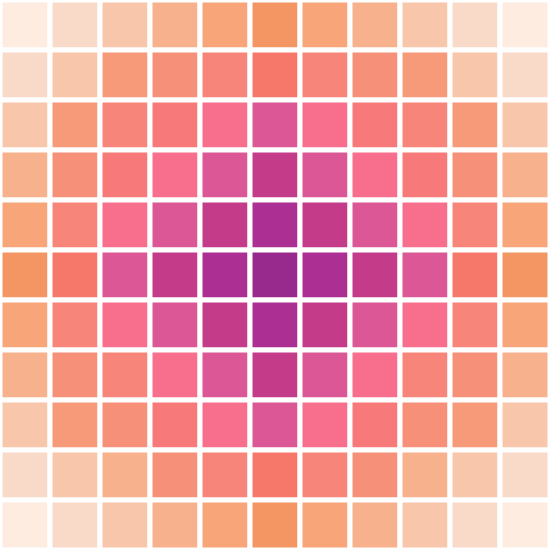
Frame 1 (no input)
Frame 60 (no input): identical to frame 1, image omitted
Frame 120 (the mouse pressed at the canvas centre since frame 60): identical to frame 1, image omitted

The p5.js sketch that drew this single still picture (run headless with seeded random() and noise() and a simulated clock; from frame 60 on, the mouse is pressed at the canvas centre):

// p5.js sketch
// ── sketch.js
function setup() {
  createCanvas(550, 550);
}

function draw() {
  background(220);
  noStroke(0);
  
  line;
  stroke(255);
  strokeWeight(5);
  
// fila 1
   fill(255, 236, 225 );
  rect(0,0,50,50);

   fill(249, 217, 199);
  rect(50,0,50,50);
  
   fill(248, 198, 170);
  rect(100,0,50,50);
  
   fill(247, 177, 140);
  rect(150,0,50,50);
  
   fill(247, 165, 121);
  rect(200,0,50,50);
  
   fill(243, 150, 100);
  rect(250,0,50,50);
  
   fill(247, 165, 121);
  rect(300,0,50,50);
  
   fill(247, 177, 140);
  rect(350,0,50,50);
  
   fill(248, 198, 170);
  rect(400,0,50,50);
  
   fill(249, 217, 199);
  rect(450,0,50,50);
  
  fill(255, 236, 225);
  rect(500,0,50,50);

  // fila 2
   fill(249, 217, 199);
  rect(0,50,50,50);

   fill(248, 198, 170);
  rect(50,50,50,50);
  
   fill(247, 154, 121);
  rect(100,50,50,50);
  
   fill(247, 144, 121);
  rect(150,50,50,50);
  
   fill(247, 133, 121);
  rect(200,50,50,50);
  
   fill(246, 120, 107);
  rect(250,50,50,50);
  
   fill(247, 133, 121);
  rect(300,50,50,50);
  
   fill (247, 144, 121);
  rect(350,50,50,50);
  
   fill(247, 154, 121);
  rect(400,50,50,50);
  
   fill(248, 198, 170);
  rect(450,50,50,50);
  
  fill (249, 217, 199)
  rect(500,50,50,50);
  
  // fila 3
   fill(248, 198, 170);
  rect(0,100,50,50);

   fill(247, 154, 121);
  rect(50,100,50,50);
  
   fill(247, 133, 121);
  rect(100,100,50,50);
  
   fill(247, 121, 121);
  rect(150,100,50,50);
  
   fill(248, 111, 142);
  rect(200,100,50,50);
  
   fill(219, 87, 149);
  rect(250,100,50,50);
  
   fill(248, 111, 142);
  rect(300,100,50,50);
  
   fill(247, 121, 121);
  rect(350,100,50,50);
  
   fill(247, 133, 121);
  rect(400,100,50,50);
  
   fill(247, 154, 121);
  rect(450,100,50,50);
  
  fill (248, 198, 170)
  rect(500,100,50,50);
  
  // Fila 4
fill(247, 177, 140);
rect(0, 150, 50, 50);

fill(247, 144, 121);
rect(50, 150, 50, 50);

fill(247, 121, 121);
rect(100, 150, 50, 50);

fill(248, 111, 142);
rect(150, 150, 50, 50);

fill(219, 87, 149);
rect(200, 150, 50, 50);

fill(196, 59, 138);
rect(250, 150, 50, 50);

fill(219, 87, 149);
rect(300, 150, 50, 50);

fill(248, 111, 142);
rect(350, 150, 50, 50);

fill(247, 121, 121);
rect(400, 150, 50, 50);

fill(247, 144, 121);
rect(450, 150, 50, 50);

  fill (247, 177, 140)
  rect(500,150,50,50);

// Fila 5
fill(247, 165, 121);
rect(0, 200, 50, 50);

fill(247, 133, 121);
rect(50, 200, 50, 50);

fill(248, 111, 142);
rect(100, 200, 50, 50);

fill(219, 87, 149);
rect(150, 200, 50, 50);

fill(196, 59, 138);
rect(200, 200, 50, 50);

fill(172, 47, 147 );
rect(250, 200, 50, 50);

fill(196, 59, 138);
rect(300, 200, 50, 50);

fill( 219, 87, 149);
rect(350, 200, 50, 50);

fill(248, 111, 142);
rect(400, 200, 50, 50);

fill(247, 133, 121);
rect(450, 200, 50, 50);
  
  fill(247, 165, 121);
  rect(500,200,50,50);

// Fila 6
fill(243, 150, 100);
rect(0, 250, 50, 50);

fill(246, 120, 107);
rect(50, 250, 50, 50);

fill(219, 87, 149);
rect(100, 250, 50, 50);

fill(196, 59, 138);
rect(150, 250, 50, 50);

fill(172, 47, 147 );
rect(200, 250, 50, 50);

fill(153, 42, 141);
rect(250, 250, 50, 50);

fill(172, 47, 147 );
rect(300, 250, 50, 50);

fill(196, 59, 138);
rect(350, 250, 50, 50);

fill(219, 87, 149);
rect(400, 250, 50, 50);

fill(246, 120, 107);
rect(450, 250, 50, 50);
  
  fill (243, 150, 100)
  rect(500,250,50,50);

// Fila 7 
fill(247, 165, 121);
rect(0, 300, 50, 50);

fill(247, 133, 121);
rect(50, 300, 50, 50);

fill(248, 111, 142);
rect(100, 300, 50, 50);

fill(219, 87, 149);
rect(150, 300, 50, 50);

fill(196, 59, 138);
rect(200, 300, 50, 50);

fill(172, 47, 147 );
rect(250, 300, 50, 50);

fill(196, 59, 138);
rect(300, 300, 50, 50);

fill( 219, 87, 149);
rect(350, 300, 50, 50);

fill(248, 111, 142);
rect(400, 300, 50, 50);

fill(247, 133, 121);
rect(450, 300, 50, 50);
  
fill (247, 165, 121)
 rect(500,300,50,50);

// Fila 8
fill(247, 177, 140);
rect(0, 350, 50, 50);

fill(247, 144, 121);
rect(50, 350, 50, 50);

fill(247, 133, 121);
rect(100, 350, 50, 50);

fill(248, 111, 142);
rect(150, 350, 50, 50);

fill(219, 87, 149);
rect(200, 350, 50, 50);

fill(196, 59, 138);
rect(250, 350, 50, 50);

fill(219, 87, 149);
rect(300, 350, 50, 50);

fill(248, 111, 142);
rect(350, 350, 50, 50);

fill(247, 133, 121);
rect(400, 350, 50, 50);

fill(247, 144, 121);
rect(450, 350, 50, 50);
  
fill (247, 177, 140)  
rect(500,350,50,50);

// Fila 9
fill(248, 198, 170);
rect(0, 400, 50, 50);

fill(247, 154, 121);
rect(50, 400, 50, 50);

fill(247, 144, 121);
rect(100, 400, 50, 50);

fill(247, 121, 121);
rect(150, 400, 50, 50);

fill(248, 111, 142);
rect(200, 400, 50, 50);

fill(219, 87, 149);
rect(250, 400, 50, 50);

fill(248, 111, 142);
rect(300, 400, 50, 50);

fill(247, 121, 121);
rect(350, 400, 50, 50);

fill(247, 144, 121);
rect(400, 400, 50, 50);

fill(247, 154, 121);
rect(450, 400, 50, 50);
  
fill (248, 198, 170)  
rect(500,400,50,50);

// Fila 10
fill(249, 217, 199);
rect(0, 450, 50, 50);

fill(248, 198, 170);
rect(50, 450, 50, 50);

fill(247, 177, 140);
rect(100, 450, 50, 50);

fill(247, 144, 121);
rect(150, 450, 50, 50);

fill(247, 133, 121);
rect(200, 450, 50, 50);

fill(246, 120, 107);
rect(250, 450, 50, 50);

fill(247, 133, 121);
rect(300, 450, 50, 50);

fill(247, 144, 121);
rect(350, 450, 50, 50);

fill(247, 177, 140);
rect(400, 450, 50, 50);

fill(248, 198, 170);
rect(450, 450, 50, 50);
 
fill(249, 217, 199)  
rect(500,450,50,50);
  
  // Fila 11
fill(255, 236, 225);
rect(0, 500, 50, 50);

fill(249, 217, 199);
rect(50, 500, 50, 50);

fill(248, 198, 170);
rect(100, 500, 50, 50);

fill(247, 177, 140);
rect(150, 500, 50, 50);

fill(247, 165, 121);
rect(200, 500, 50, 50);

fill(243, 150, 100);
rect(250, 500, 50, 50);

fill(247, 165, 121);
rect(300, 500, 50, 50);

fill(247, 177, 140);
rect(350, 500, 50, 50);

fill(248, 198, 170);
rect(400, 500, 50, 50);

fill(249, 217, 199);
rect(450, 500, 50, 50);
  
fill(255, 236, 225)
rect(500,500,50,50);
  
}
